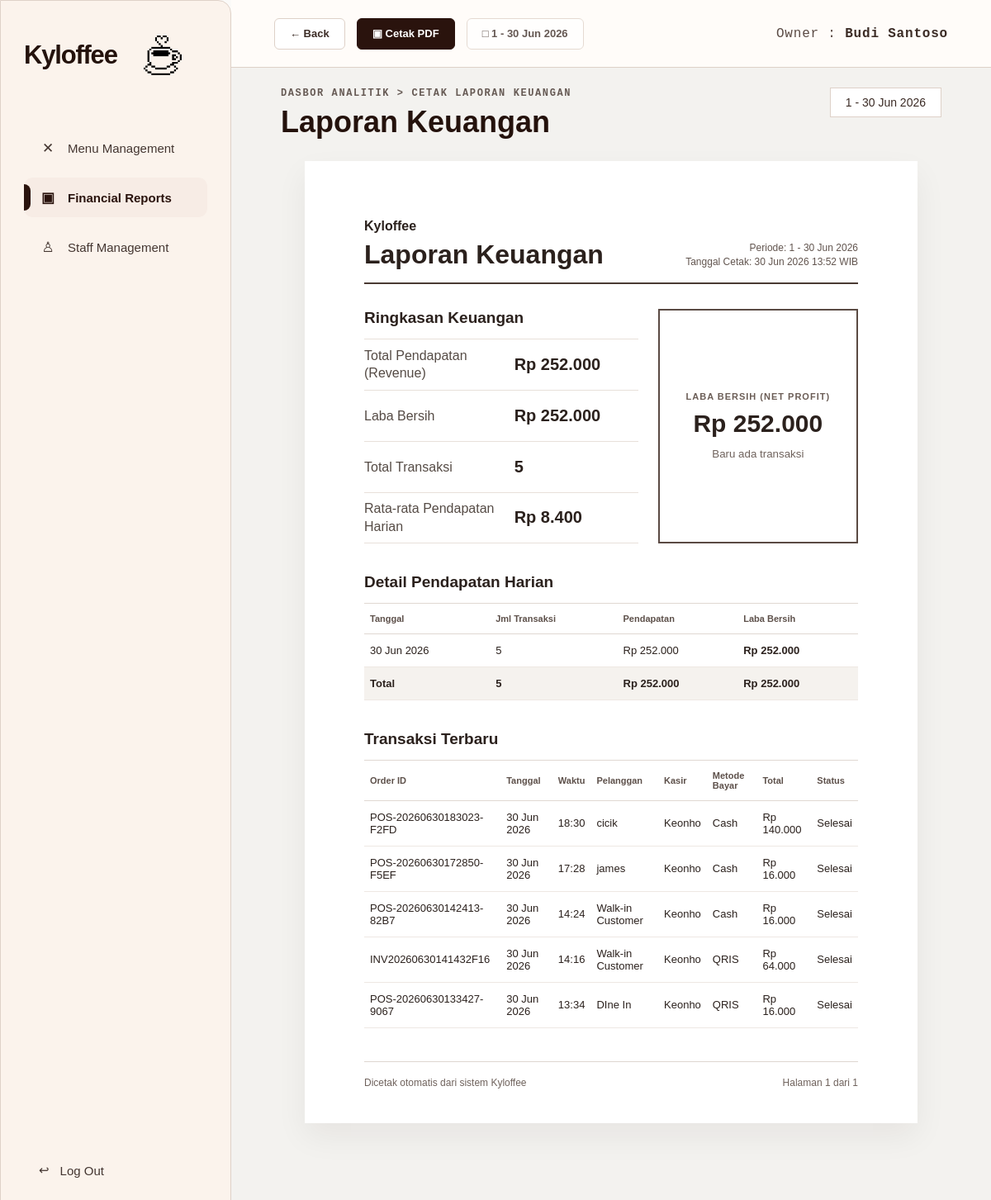
The page /owner/reports/print (signed in) on the database its author committed.
### tables this page shows
CREATE TABLE pos_transactions (
                id INTEGER PRIMARY KEY AUTOINCREMENT,
                order_code TEXT NOT NULL UNIQUE,
                transaction_date TEXT NOT NULL,
                transaction_time TEXT NOT NULL,
                customer_name TEXT DEFAULT 'Walk-in Customer',
                payment_method TEXT DEFAULT 'Tunai',
                subtotal_amount INTEGER NOT NULL DEFAULT 0,
                discount_amount INTEGER NOT NULL DEFAULT 0,
                tax_amount INTEGER NOT NULL DEFAULT 0,
                operational_cost INTEGER NOT NULL DEFAULT 0,
                total_amount INTEGER NOT NULL DEFAULT 0,
                item_count INTEGER NOT NULL DEFAULT 0,
                status TEXT NOT NULL DEFAULT 'Selesai',
                staff_id INTEGER,
                created_at TIMESTAMP DEFAULT CURRENT_TIMESTAMP
            );

CREATE TABLE users (
                id INTEGER PRIMARY KEY AUTOINCREMENT,
                full_name TEXT NOT NULL,
                email TEXT UNIQUE NOT NULL,
                password_hash TEXT NOT NULL,
                role TEXT NOT NULL,
                created_at TIMESTAMP DEFAULT CURRENT_TIMESTAMP
            , staff_phone TEXT, staff_position TEXT DEFAULT 'Staff', joined_date TEXT, staff_status TEXT DEFAULT 'Aktif', is_active INTEGER NOT NULL DEFAULT 1);

### app.py (the view)
@app.route("/owner/reports/print")
@owner_required
def owner_reports_print():
    return render_template(
        "owner_financial_report_print.html",
        owner_name=get_owner_name(),
        active_page="reports",
        report=build_financial_report(request.args),
    )

### app.py (called while the page is built, shortened)
def get_db():
    global REMOTE_DB_FAILED
    if "db" not in g:
        should_try_mysql = DB_USE_MYSQL and not (REMOTE_DB_FAILED and DB_FALLBACK_SQLITE)
        sqlite_conn = sqlite3.connect(DATABASE)
        sqlite_conn.row_factory = sqlite3.Row
        g.db = DatabaseConnection(sqlite_conn, is_mysql=False)
    return g.db

def execute_script_commit(script):
    db = get_db()
    try:
        db.executescript(script)
        db.commit()
        app.logger.debug("DB script commit successful.")
    except Exception:
        db.rollback()
        app.logger.exception("DB schema change failed and rollback executed.")
        raise

def fetch_all_dict(cursor):
    rows = cursor.fetchall()
    if not rows:
        return []
    if isinstance(rows[0], dict):
        return rows
    columns = [col[0] for col in cursor.description]
    return [dict(zip(columns, row)) for row in rows]

def row_to_dict(row):
    if row is None:
        return {}
    if isinstance(row, dict):
        return row
    return dict(row)

def get_owner_name():
    return (
        session.get("full_name")
        or session.get("name")
        or session.get("username")
        or "Owner"
    )

def owner_required(view_func):
    @wraps(view_func)
    def wrapped_view(**kwargs):
        if not session.get("user_id"):
            flash("Silakan login terlebih dahulu.", "error")
            return redirect(url_for("login"))
        if session.get("role") != "owner":
            return redirect_for_role()
        return view_func(**kwargs)
    return wrapped_view

def format_report_datetime(value):
    return f"{format_short_date(value.date())} {value:%H:%M} WIB"

def format_currency(amount):
    return f"Rp {int(amount or 0):,}".replace(",", ".")

def format_short_date(value):
    month_names = ["Jan", "Feb", "Mar", "Apr", "Mei", "Jun", "Jul", "Agu", "Sep", "Okt", "Nov", "Des"]
    return f"{value.day} {month_names[value.month - 1]} {value.year}"

def format_month_name(value):
    month_names = [
        "Januari",
        "Februari",
        "Maret",
        "April",
        "Mei",
        "Juni",
        "Juli",
        "Agustus",
        "September",
        "Oktober",
        "November",
        "Desember",
    ]
    return f"{month_names[value.month - 1]} {value.year}"

def parse_report_date(value):
    if not value:
        return None
    try:
        return datetime.strptime(value, "%Y-%m-%d").date()
    except ValueError:
        return None

    def commit(self):
        return self.conn.commit()

### templates/owner_financial_report_print.html (shortened to what this page needs)
<!DOCTYPE html>
<html lang="id">
<head>
    <link rel="stylesheet" href="{{ url_for('static', filename='css/owner_shell.css') }}">
    <link rel="stylesheet" href="{{ url_for('static', filename='css/owner_menu.css') }}">
</head>
<body>
    <div class="owner-page owner-page--report-print">
        {% include 'partials/owner_sidebar.html' %}
        <main class="owner-main">
            <header class="owner-topbar owner-topbar--spread no-print">
                <div class="topbar-actions">
                    <a
                        href="{{ url_for('owner_reports', date_from=report.date_from, date_to=report.date_to) }}"
                        class="topbar-button topbar-button--light"
                    >
                        &larr; Back
                    </a>
                    <button type="button" onclick="window.print()" class="topbar-button topbar-button--dark">&#9635; Cetak PDF</button>
                    <button type="button" class="topbar-button topbar-button--light" disabled>&#9633; {{ report.calendar_label }}</button>
                </div>
                <div class="owner-identity">Owner : <strong>{{ owner_name }}</strong></div>
            </header>
            <section class="owner-content report-content">
                <div class="report-heading-row no-print">
                    <div>
                        <p class="breadcrumb">DASBOR ANALITIK &gt; CETAK LAPORAN KEUANGAN</p>
                        <h1>Laporan Keuangan</h1>
                    </div>
                    <span class="period-pill">{{ report.period }}</span>
                </div>
                <article class="financial-sheet">
                    <header class="financial-sheet__header">
                        <div>
                            <strong>Kyloffee</strong>
                            <h2>Laporan Keuangan</h2>
                        </div>
                        <div class="financial-sheet__meta">
                            <span>Periode: {{ report.period }}</span>
                            <span>Tanggal Cetak: {{ report.printed_at }}</span>
                        </div>
                    </header>
                    <section class="financial-summary">
                        <div class="summary-list">
                            <h3>Ringkasan Keuangan</h3>
                            {% for item in report.print_summary %}
                                <div class="summary-row summary-row--{{ item.tone }}">
                                    <span>{{ item.label }}</span>
                                    <strong>{{ item.value }}</strong>
                                </div>
                            {% endfor %}
                        </div>
                        <aside class="net-profit-box">
                            <span>LABA BERSIH (NET PROFIT)</span>
                            <strong>{{ report.net_profit }}</strong>
                            <small>{{ report.net_profit_trend }}</small>
                        </aside>
                    </section>
                    <section class="sheet-section">
                        <h3>Detail Pendapatan Harian</h3>
                        <div class="sheet-table-wrap">
                            <table class="sheet-table">
                                <thead>
                                    <tr>
                                        <th>Tanggal</th>
                                        <th>Jml Transaksi</th>
                                        <th>Pendapatan</th>
                                        <th>Laba Bersih</th>
                                    </tr>
                                </thead>
                                <tbody>
                                    {% if report.daily_details %}
                                        {% for item in report.daily_details %}
                                            <tr>
                                                <td>{{ item.date }}</td>
                                                <td>{{ item.transactions }}</td>
                                                <td>{{ item.income }}</td>
                                                <td><strong>{{ item.profit }}</strong></td>
                                            </tr>
                                        {% endfor %}
                                        <tr class="sheet-total-row">
                                            <td>Total</td>
                                            <td>{{ report.daily_totals.transactions }}</td>
                                            <td>{{ report.daily_totals.income }}</td>
                                            <td>{{ report.daily_totals.profit }}</td>
                                        </tr>
                                    {% else %}
                                        <tr>
                                            <td colspan="4" class="sheet-empty">Belum ada pendapatan harian.</td>
                                        </tr>
                                    {% endif %}
                                </tbody>
                            </table>
                        </div>
                    </section>
                    <section class="sheet-section">
                        <h3>Transaksi Terbaru</h3>
                        <div class="sheet-table-wrap">
                            <table class="sheet-table">
                                <thead>
                                    <tr>
                                        <th>Order ID</th>
                                        <th>Tanggal</th>
                                        <th>Waktu</th>
                                        <th>Pelanggan</th>
                                        <th>Kasir</th>
                                        <th>Metode Bayar</th>
                                        <th>Total</th>
                                        <th>Status</th>
                                    </tr>
                                </thead>
                                <tbody>
                                    {% if report.print_transactions %}
                                        {% for trx in report.print_transactions %}
                                            <tr>
                                                <td>{{ trx.id }}</td>
                                                <td>{{ trx.date }}</td>
                                                <td>{{ trx.time }}</td>
                                                <td>{{ trx.customer }}</td>
                                                <td>{{ trx.staff }}</td>
                                                <td>{{ trx.method }}</td>
                                                <td>{{ trx.total }}</td>
                                                <td>{{ trx.status }}</td>
                                            </tr>
                                        {% endfor %}
                                    {% else %}
                                        <tr>
                                            <td colspan="8" class="sheet-empty">Belum ada transaksi.</td>
                                        </tr>
                                    {% endif %}
                                </tbody>
                            </table>
                        </div>
                    </section>
                    <footer class="financial-sheet__footer">
                        <span>Dicetak otomatis dari sistem Kyloffee</span>
                        <span>Halaman 1 dari 1</span>
                    </footer>
                </article>
            </section>
        </main>
    </div>
</body>
</html>

### static/css/owner_shell.css (style rules this page uses)
:root { --kyloffee-brown: #2a130d; --kyloffee-brown-2: #3a2118; --kyloffee-cream: #fbf3ec; --kyloffee-soft: #faf8f5; --kyloffee-line: #ded1c8; --kyloffee-muted: #6f625c; --kyloffee-text: #24120c; --kyloffee-white: #ffffff; --kyloffee-danger: #b83a2f; --kyloffee-success: #2f7d4f; --sidebar-width: 280px; --topbar-height: 82px; }
* { box-sizing: border-box; }
html, body { min-height: 100%; }
body { margin: 0; background: #fbfaf8; color: var(--kyloffee-text); font-family: Arial, Helvetica, sans-serif; }
a { color: inherit; }
.owner-page { min-height: 100vh; display: flex; }
.owner-main { width: 100%; min-height: 100vh; margin-left: var(--sidebar-width); }
.owner-topbar { height: var(--topbar-height); display: flex; align-items: center; justify-content: flex-end; padding: 0 52px; background: rgba(255, 252, 249, 0.94); border-bottom: 1px solid var(--kyloffee-line); }
.owner-topbar--spread { justify-content: space-between; gap: 20px; }
.topbar-actions { display: flex; align-items: center; gap: 14px; }
.topbar-button { min-height: 38px; display: inline-flex; align-items: center; justify-content: center; gap: 9px; border-radius: 6px; border: 1px solid #ded1c8; padding: 0 18px; font: inherit; font-size: 13px; font-weight: 800; text-decoration: none; cursor: pointer; }
.topbar-button--dark { border-color: var(--kyloffee-brown); background: var(--kyloffee-brown); color: #fff; }
.topbar-button--light { background: #fff; color: #3b2b25; }
.topbar-button:disabled { cursor: not-allowed; opacity: 0.78; }
.owner-identity { font-family: "Courier New", monospace; font-size: 16px; letter-spacing: 0.8px; color: #5b4b45; white-space: nowrap; }
.owner-identity strong { color: #3b2b25; font-weight: 700; }
.owner-content { padding: 24px clamp(28px, 5vw, 72px) 64px; }
.breadcrumb { margin: 0 0 9px; font-family: "Courier New", monospace; font-size: 12px; font-weight: 700; letter-spacing: 1.6px; color: #665a54; }

### rows shown on the page
pos_transactions: id "POS-20260630183023-F2FD", date "30 Jun 2026", time "18:30", customer "cicik", staff "Keonho", method "Cash", total "Rp 140.000", status "Selesai"
pos_transactions: id "POS-20260630172850-F5EF", date "30 Jun 2026", time "17:28", customer "james", staff "Keonho", method "Cash", total "Rp 16.000", status "Selesai"
pos_transactions: id "POS-20260630142413-82B7", date "30 Jun 2026", time "14:24", customer "Walk-in Customer", staff "Keonho", method "Cash", total "Rp 16.000", status "Selesai"
pos_transactions: id "INV20260630141432F16", date "30 Jun 2026", time "14:16", customer "Walk-in Customer", staff "Keonho", method "QRIS", total "Rp 64.000", status "Selesai"
pos_transactions: id "POS-20260630133427-9067", date "30 Jun 2026", time "13:34", customer "DIne In", staff "Keonho", method "QRIS", total "Rp 16.000", status "Selesai"

### other values the page prints
{{ report.calendar_label }} "1 - 30 Jun 2026"
{{ owner_name }} "Budi Santoso"
{{ report.period }} "1 - 30 Jun 2026"
{{ report.printed_at }} "30 Jun 2026 13:52 WIB"
{{ item.label }} "Total Pendapatan (Revenue)" "Laba Bersih" "Total Transaksi" "Rata-rata Pendapatan Harian"
{{ item.value }} "Rp 252.000" "Rp 252.000" "5" "Rp 8.400"
{{ report.net_profit }} "Rp 252.000"
{{ report.net_profit_trend }} "Baru ada transaksi"
{{ item.date }} "30 Jun 2026"
{{ item.transactions }} "5"
{{ item.income }} "Rp 252.000"
{{ item.profit }} "Rp 252.000"
{{ report.daily_totals.transactions }} "5"
{{ report.daily_totals.income }} "Rp 252.000"
{{ report.daily_totals.profit }} "Rp 252.000"
